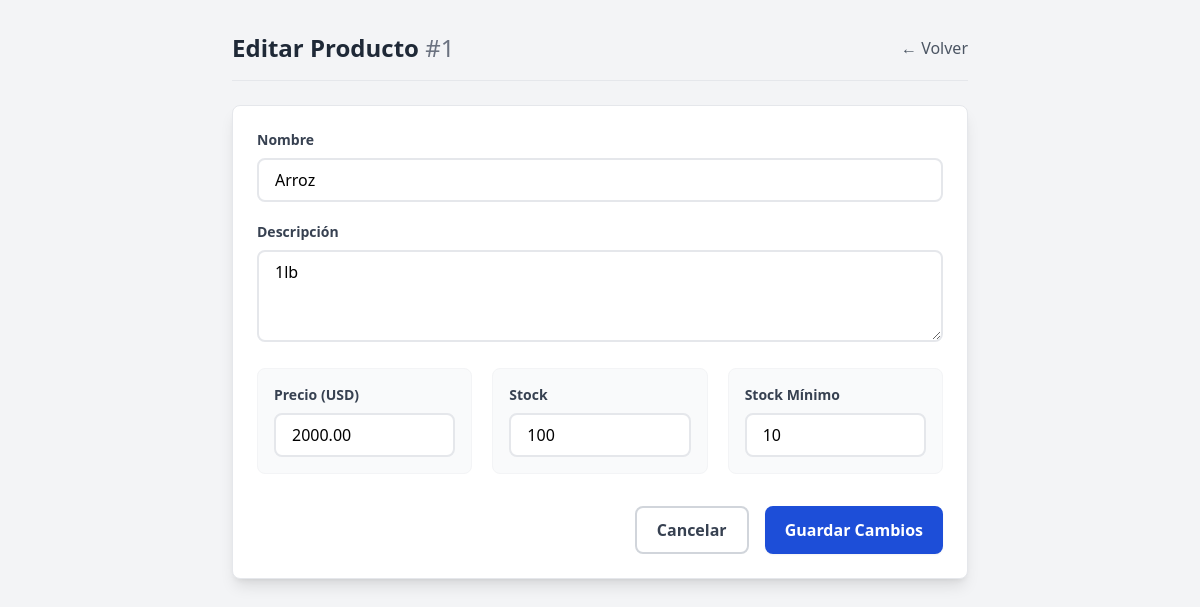
Screenshot of /editar_producto.php?id=1 (signed in) with the database file from the repository.
### tables this page shows
CREATE TABLE `productos` (
  `id` int(11) NOT NULL,
  `nombre` varchar(100) NOT NULL,
  `descripcion` text DEFAULT NULL,
  `precio` decimal(10,2) NOT NULL,
  `stock` int(11) NOT NULL,
  `fecha_creacion` timestamp NOT NULL DEFAULT current_timestamp(),
  `stock_minimo` int(11) NOT NULL DEFAULT 10,
  `deleted` tinyint(1) DEFAULT 0,
  `deleted_at` timestamp NULL DEFAULT NULL
);

### includes/functions.php (called while the page is built, shortened)
<?php
$servername = "localhost";
$username = "root";
$password = "";
$dbname = "inventario_supermercado";
$conn = new mysqli($servername, $username, $password, $dbname);
function obtenerProductoPorId($id) {
    global $conn;
    $sql = "SELECT * FROM productos WHERE id = ?";
    $stmt = $conn->prepare($sql);
    $stmt->bind_param("i", $id);
    if ($stmt->execute()) {
        $result = $stmt->get_result();
        $producto = $result->fetch_assoc();
        return $producto;
    } else {
        error_log("Error al ejecutar la consulta para obtener producto por ID: " . $stmt->error);
        $stmt->close();
        return null;
    }
}
?>

### editar_producto.php (the view, shortened to what this page needs)
<?php
require_once 'includes/functions.php';
$producto = null;
if (isset($_GET['id'])) {
    $producto = obtenerProductoPorId($_GET['id']);
}
if ($_SERVER['REQUEST_METHOD'] == 'POST') {
    $id = $_POST['id'];
    $nombre = trim($_POST['nombre']);
    $descripcion = trim($_POST['descripcion']);
    $precio = trim($_POST['precio']);
    $stock = trim($_POST['stock']);
    $stock_minimo = trim($_POST['stock_minimo'] ?? '0');
    if (!isset($id) || !is_numeric($id)) {
        $error = "ID de producto no válido.";
    } elseif (empty($nombre)) {
        $error = "El nombre del producto es obligatorio.";
    } elseif (!is_numeric($precio) || $precio < 0) {
        $error = "El precio debe ser un número positivo.";
    } elseif (filter_var($stock, FILTER_VALIDATE_INT, array('options' => array('min_range' => 0))) === false) {
        $error = "El stock debe ser un número entero no negativo.";
    } elseif (filter_var($stock_minimo, FILTER_VALIDATE_INT, array('options' => array('min_range' => 0))) === false) {
        $error = "El stock mínimo debe ser un número entero no negativo.";
    } else {
        $id = (int)$id;
        $precio = (float)$precio;
        $stock = (int)$stock;
        $stock_minimo = (int)$stock_minimo;
        if (actualizarProducto($id, $nombre, $descripcion, $precio, $stock, $stock_minimo)) {
            header("Location: index.php");
            exit;
        } else {
            $error = "Error al actualizar el producto. Inténtalo de nuevo.";
            $producto = obtenerProductoPorId($id);
        }
    }
} elseif (isset($_GET['id'])) {
    $producto = obtenerProductoPorId($_GET['id']);
}
?>
<!DOCTYPE html>
<html lang="es">
<head>
    <script src="https://cdn.tailwindcss.com"></script>
</head>
<body class="bg-gray-100">
    <div class="container mx-auto px-4 py-8 max-w-3xl">
        <div class="flex items-center justify-between mb-6 border-b border-gray-200 pb-4">
            <h1 class="text-2xl font-bold text-gray-800">Editar Producto <span class="text-gray-500 font-normal">#<?php echo $producto['id']; ?></span></h1>
            <a href="index.php" class="text-gray-600 hover:text-gray-800 transition-colors font-medium">
                ← Volver
            </a>
        </div>
        <?php if ($producto): ?>
            <form action="editar_producto.php" method="POST" class="bg-white shadow-lg rounded-lg p-6 border border-gray-200">
                <div class="space-y-5">
                    <div>
                        <label class="block text-sm font-semibold text-gray-700 mb-2">Nombre</label>
                        <input type="text" name="nombre" value="<?php echo htmlspecialchars($producto['nombre']); ?>"
                               class="w-full px-4 py-2 border-2 border-gray-200 rounded-lg focus:ring-2 focus:ring-blue-600 focus:border-blue-600"
                               required>
                    </div>
                    <div>
                        <label class="block text-sm font-semibold text-gray-700 mb-2">Descripción</label>
                        <textarea name="descripcion" rows="3"
                                  class="w-full px-4 py-2 border-2 border-gray-200 rounded-lg focus:ring-2 focus:ring-blue-600 focus:border-blue-600"><?php echo htmlspecialchars($producto['descripcion']); ?></textarea>
                    </div>
                    <div class="grid grid-cols-1 md:grid-cols-3 gap-5">
                        <div class="bg-gray-50 p-4 rounded-lg border border-gray-100">
                            <label class="block text-sm font-semibold text-gray-700 mb-2">Precio (USD)</label>
                            <input type="number" step="0.01" name="precio" value="<?php echo $producto['precio']; ?>"
                                   class="w-full px-4 py-2 border-2 border-gray-200 rounded-lg focus:ring-2 focus:ring-blue-600 focus:border-blue-600"
                                   required>
                        </div>
                        <div class="bg-gray-50 p-4 rounded-lg border border-gray-100">
                            <label class="block text-sm font-semibold text-gray-700 mb-2">Stock</label>
                            <input type="number" name="stock" value="<?php echo $producto['stock']; ?>"
                                   class="w-full px-4 py-2 border-2 border-gray-200 rounded-lg focus:ring-2 focus:ring-blue-600 focus:border-blue-600"
                                   required>
                        </div>
                        <div class="bg-gray-50 p-4 rounded-lg border border-gray-100">
                            <label class="block text-sm font-semibold text-gray-700 mb-2">Stock Mínimo</label>
                            <input type="number" name="stock_minimo" value="<?php echo $producto['stock_minimo']; ?>"
                                   class="w-full px-4 py-2 border-2 border-gray-200 rounded-lg focus:ring-2 focus:ring-blue-600 focus:border-blue-600"
                                   required>
                        </div>
                    </div>
                </div>
                <div class="mt-8 flex justify-end gap-4">
                    <a href="index.php" class="px-5 py-2.5 border-2 border-gray-300 text-gray-700 rounded-lg font-semibold hover:bg-gray-100 transition-colors">
                        Cancelar
                    </a>
                    <button type="submit" class="px-5 py-2.5 bg-blue-700 text-white rounded-lg font-semibold hover:bg-blue-800 transition-colors shadow-sm">
                        Guardar Cambios
                    </button>
                </div>
            </form>
        <?php else: ?>
            <div class="bg-white shadow-lg rounded-lg p-6 text-center border border-red-200">
                <p class="text-red-600 font-semibold">⚠️ Producto no encontrado</p>
            </div>
        <?php endif; ?>
    </div>
</body>
</html>

### rows the page displays
productos: id "1", nombre "Arroz", descripcion "1lb", precio "2000.00", stock "100", stock_minimo "10"
